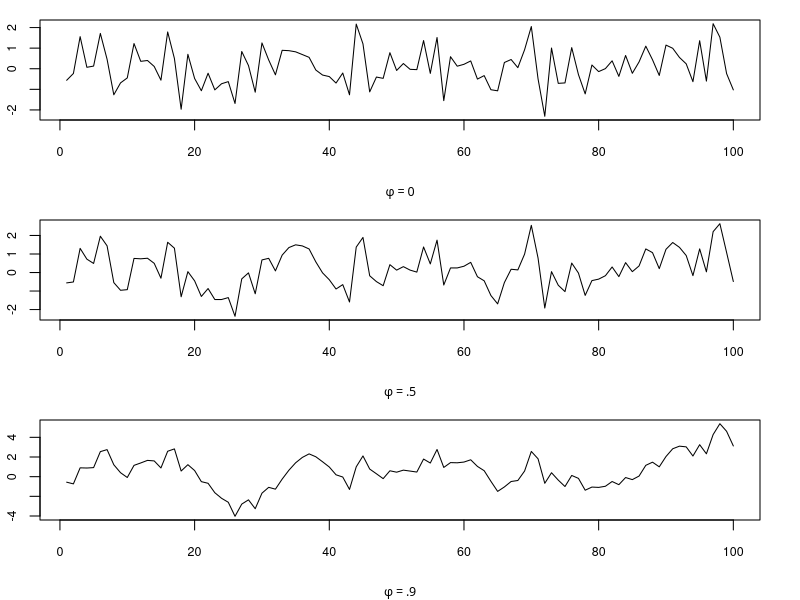

Reproduce this figure in R.
specifications <- list(
    list( label="f = 0", MA=vector(mode="numeric"), AR=vector(mode="numeric") ),
    list( label="f = .5", MA=vector(mode="numeric"), AR=c(.5) ),
    list( label="f = .9", MA=vector(mode="numeric"), AR=c(.9) )
  )
T <- 100
set.seed(123)
epsilon <- rnorm(T,0,1)


simulate.forward <- function( specification, epsilon )
{
  T <- length(epsilon)
  AR <- specification$AR
  MA <- specification$MA
  presample <- rep(0,max(length(AR),length(MA)))
  epsilon <- c(presample, epsilon)
  Y <- vector(mode="numeric", length=T+length(presample))
  Y[1:length(presample)] <- 0

  for ( i in (length(presample)+1):(T + length(presample)) )
  
    Y[i] <- epsilon[[i]] +
    
        ifelse(length(AR) > 0, t(AR) %*% Y[ (i-1):(i-length(AR))],0) +
        
        ifelse(length(MA) > 0, t(MA) %*% epsilon[(i-1):(i-length(MA))],0)

  Y[(length(presample)+1):(T+length(presample))]
}

for ( i in 1:length(specifications) )
  specifications[[i]]$Y <- simulate.forward( specifications[[i]], epsilon )



screens <- split.screen( figs=c(3,1) )
screen.index <- 1
for ( i in 1:length(specifications) )
{
  screen( n = screens[[i]], new = TRUE )
  specification <- specifications[[i]]
  par( mar=c(4,2,1,2), cex=.75)
  plot( 1:T, specification$Y, type = "l", xlab=specification$label, ylab="", font.lab=5)
  screen.index <- screen.index + 1
}
close.screen(all=TRUE)


for ( specification in specifications )
{
  AR <- specification$AR
  MA <- specification$MA
  shift <- max(length(AR),length(MA))
  Y <- arima.sim(
         model=list(order=c(length(AR),0,length(MA)), ar=AR,ma=MA),
         n=T, innov=epsilon[1:T],
         n.start=max(shift,1), start.innov=rep(0,max(shift,1)) )
  print(specification$Y[1:10])
  print(Y[1:10])
}


